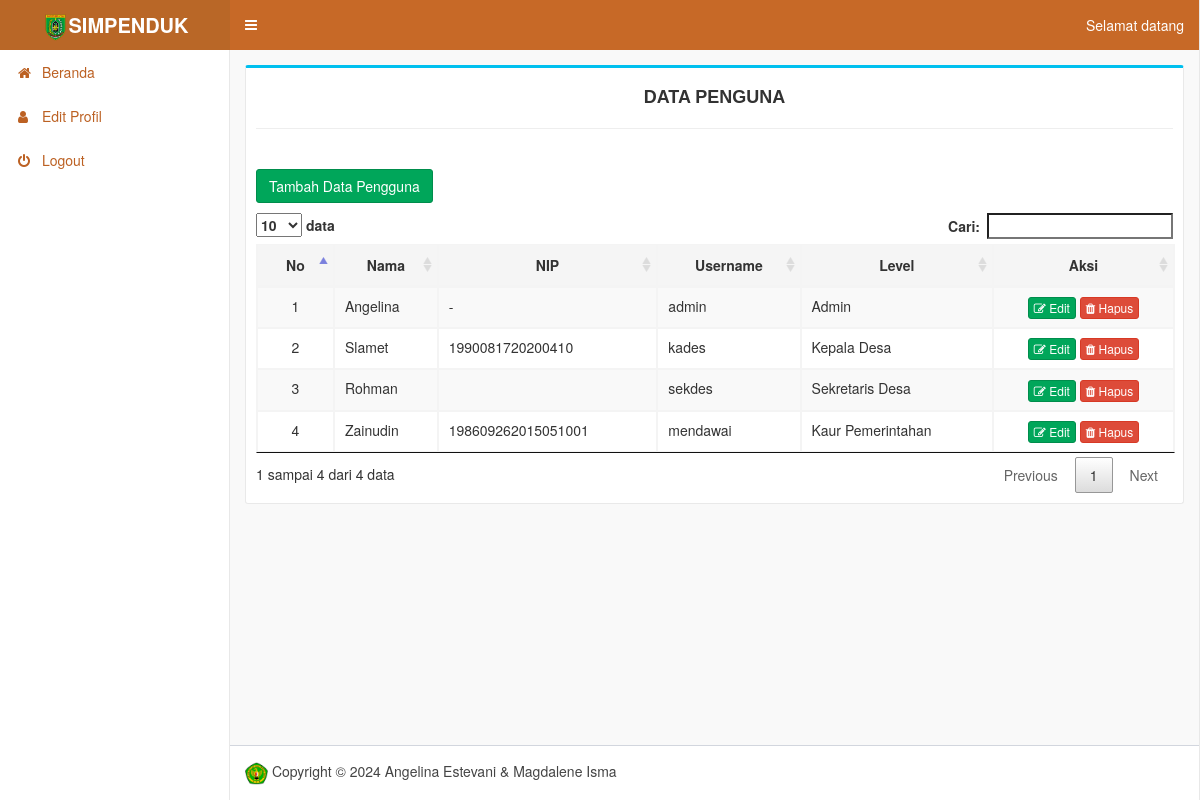
Screenshot of /index.php/pengguna with the database file from the repository.
### tables this page shows
CREATE TABLE `user` (
  `id` int(11) NOT NULL,
  `username` varchar(50) NOT NULL,
  `password` varchar(32) NOT NULL,
  `nama_petugas` varchar(50) NOT NULL,
  `level` enum('admin','sekretaris','kepaladesa','kaurpemerintahan') NOT NULL,
  `nip` char(18) NOT NULL
);

### application/controllers/Pengguna.php (called while the page is built, shortened)
<?php
class Pengguna extends CI_Controller
{
	public function __construct()
	{
		$this->load->model('m_user');
	}
	public function index()
	{
		$data['title'] = "Pengguna - Desa Penarukan";
		$data['pengguna'] = $this->m_user->tampil();
		$mutasi = $this->load->view('header', $data);
		$this->load->view('pengguna/tampil_pengguna');
		$this->load->view('footer');
	}
}

### index.php (called while the page is built, shortened)
<?php
require_once BASEPATH.'core/CodeIgniter.php';

### application/models/M_user.php (called while the page is built, shortened)
<?php
class M_user extends CI_Model {
	public function tampil() {
		return $this->db->get('user')->result();
	}
}

### application/views/pengguna/tampil_pengguna.php (the view, shortened to what this page needs)
<div class="content-wrapper">
    <section class="content">
        <div class="box box-info">
            <div class="box-header">
                <h4 style="text-align:center"><b>DATA PENGUNA</b></h4>
                <hr>
            </div>
            <div class="box-body table-responsive">
                <p>
                    <a href="<?php echo base_url('pengguna/tambah'); ?>" class="btn btn-success">Tambah Data
                        Pengguna</a>
                </p>
                <table id="data" class="table table-striped table-bordered" cellspacing="0" width="100%">
                    <thead>
                        <tr class="active">
                            <th style="text-align:center">No</th>
                            <th style="text-align:center">Nama</th>
                            <th style="text-align:center">NIP</th>
                            <th style="text-align:center">Username</th>
                            <th style="text-align:center">Level</th>
                            <th style="text-align:center">Aksi</th>
                        </tr>
                    </thead>
                    <tbody>
                        <?php
            $no = 1;
            foreach ($pengguna as $pengguna) {
              ?>
                        <tr>
                            <td style="text-align:center"><?php echo $no; ?></td>
                            <td><?php echo $pengguna->nama_petugas; ?></td>
                            <td><?php echo $pengguna->nip; ?></td>
                            <td><?php echo $pengguna->username; ?></td>
                            <td><?php echo ($pengguna->level == 'kepaladesa') ? 'Kepala Desa' : (($pengguna->level == 'sekretaris') ? 'Sekretaris Desa' : (($pengguna->level == 'kaurpemerintahan') ? 'Kaur Pemerintahan' : 'Admin')); ?></td>
                            <td style="text-align:center">
                                <a href="<?php echo base_url('pengguna/edit/' . $pengguna->id); ?>"
                                    class="btn btn-success btn-xs"><i class="fa fa-edit"></i> Edit</a>
                                <a href="<?php echo base_url('pengguna/hapus/' . $pengguna->id); ?>"
                                    class="btn btn-danger btn-xs"><i class="fa fa-trash"></i> Hapus</a>
                            </td>
                        </tr>
                        <?php
              $no++;
            }
            ?>
                    </tbody>
                </table>
            </div>
    </section>
</div>

### application/views/header.php (shortened to what this page needs)
<!DOCTYPE html>
<html>
<head>
    <link rel="stylesheet" href="<?php echo base_url(); ?>assets/bootstrap/css/bootstrap.css">
    <link rel="stylesheet" href="<?php echo base_url(); ?>assets/datatables/css/jquery.dataTables.css">
    <link rel="stylesheet" href="<?php echo base_url(); ?>assets/font-awesome/css/font-awesome.css">
    <link rel="stylesheet" href="<?php echo base_url(); ?>assets/adminlte/css/adminlte.css">
    <link rel="stylesheet" href="<?php echo base_url(); ?>assets/skins/_all-skins.css">
    <link rel="stylesheet" href="<?php echo base_url(); ?>assets/datepicker/css/bootstrap-datepicker.css">
    <link rel="stylesheet" href="<?php echo base_url(); ?>assets/style.css">
    <link href="https://cdn.jsdelivr.net/npm/select2@4.0.12/dist/css/select2.min.css" rel="stylesheet" />
</head>
<body class="hold-transition skin-blue sidebar-mini">
    <div class="wrapper">
        <header class="main-header">
            <a href="<?php echo base_url('beranda'); ?>" class="logo">
                <span class="logo-lg"><img src="<?php echo base_url('assets/images/logo_barsel.png'); ?>" width="27"
                        alt="SIMPENDUK"><b>SIMPENDUK</b></span>
            </a>
            <nav class="navbar navbar-static-top">
                <a href="#" class="sidebar-toggle" data-toggle="push-menu" role="button">
                </a>
                <div class="navbar-custom-menu">
                    <ul class="nav navbar-nav">
                        <li>
                            <a href="#" class="dropdown-toggle" data-toggle="dropdown">
                                Selamat datang <?php echo $this->session->userdata('nama_petugas'); ?>
                            </a>
                        </li>
                    </ul>
                </div>
            </nav>
        </header>
        <aside class="main-sidebar">
            <section class="sidebar">
                <ul class="sidebar-menu" data-widget="tree">
                    <li><a href="<?php echo base_url('beranda'); ?>"><i class="fa fa-home"></i> <span>Beranda</span></a>
                    </li>
                <li><a href="<?php echo base_url('pengguna/edit/' . $this->session->userdata('id')); ?>"><i class="fa fa-user"
                                aria-hidden="true"></i> <span>Edit Profil</span></a>
                    </li>
                <li><a href="<?php echo base_url('logout'); ?>"><i class="fa fa-power-off"></i> <span>Logout</span></a>
                </li>
                </ul>
            </section>
        </aside>

### application/views/footer.php (shortened to what this page needs)
<footer class="main-footer">
    <img src="<?php echo base_url('assets/images/upr.png'); ?>" width="23">
    Copyright © <?php echo date('Y'); ?> Angelina Estevani & Magdalene Isma
</footer>
</div>
</body>
</html>

### assets/skins/_all-skins.css (style rules this page uses)
.skin-blue .main-header .navbar { background-color: #c76927; }
.skin-blue .main-header .navbar .nav > li > a { color: #ffffff; }
.skin-blue .main-header .navbar .sidebar-toggle { color: #ffffff; }
.skin-blue .main-header .navbar .sidebar-toggle { color: #fff; }
.skin-blue .main-header .logo { background-color: #b96727; color: #ffffff; border-bottom: 0 solid transparent; }
.skin-blue .wrapper, .skin-blue .main-sidebar, .skin-blue .left-side { background-color: #ffffff; border-right: 1px #e8e8e8 solid; }
.skin-blue .sidebar-menu > li > a { border-left: 3px solid transparent; }
.skin-blue .sidebar a { color: #bc6123; }

### assets/style.css (style rules this page uses)
.content-wrapper { background-color: #f9f9f9; }
.box { border-left: 1px #e9e9e9 solid; border-right: 1px #e9e9e9 solid; border-bottom: 1px #e9e9e9 solid; }
.box-header h4 { color: #323232; }

### rows the page displays
user: nama_petugas "Angelina", nip "-", username "admin", level "Admin"
user: nama_petugas "Slamet", nip "1990081720200410", username "kades", level "Kepala Desa"
user: nama_petugas "Rohman", username "sekdes", level "Sekretaris Desa"
user: nama_petugas "Zainudin", nip "198609262015051001", username "mendawai", level "Kaur Pemerintahan"
